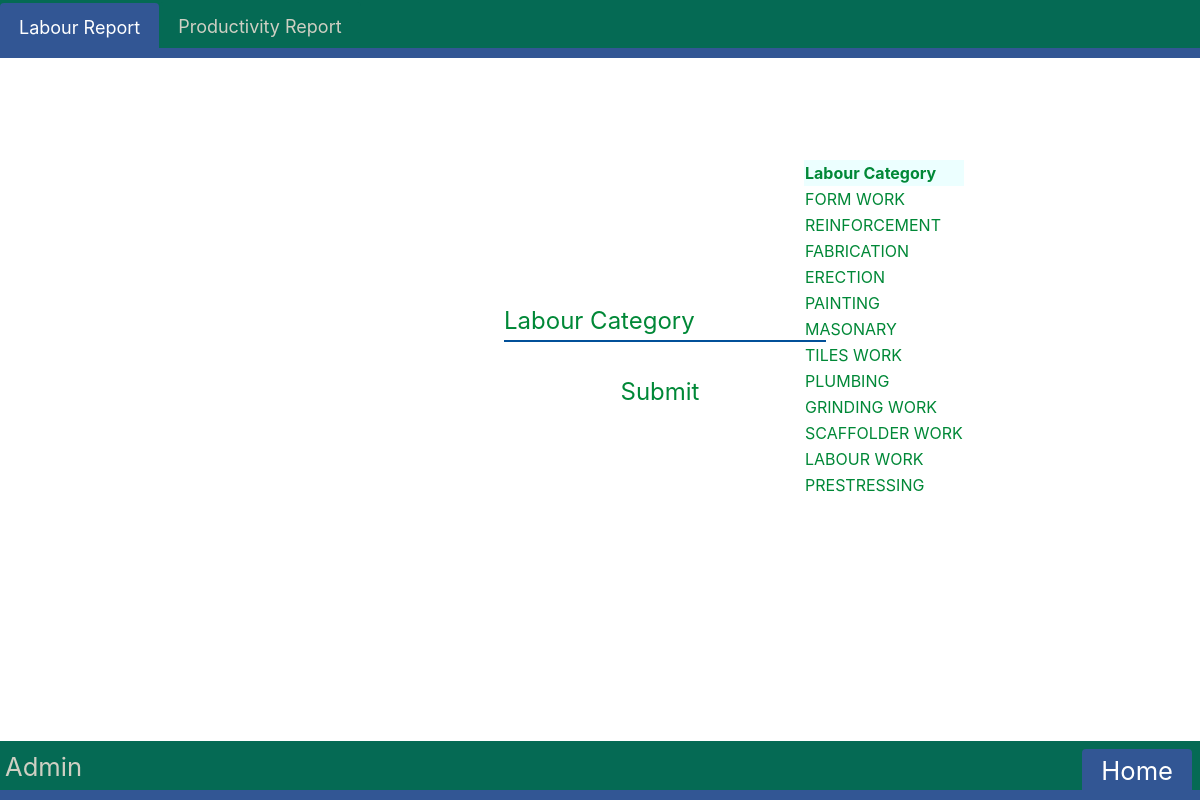
Screenshot of /AddLabours/ (signed in) with the database file from the repository.
### LabourReport/models.py (models this page shows, shortened)
class AddLabour(models.Model):
    LabourCategory=models.CharField(max_length=200, null=True)

### LabourReport/decorators.py (the view)
        def wrapper_func(request, *args, **kwargs):
            group = None
            if request.user.groups.exists():
                group = request.user.groups.all()[0].name
            if group in allowed_roles:
                return view_func(request, *args, **kwargs)
            else:
                return HttpResponse('You are not authorized to view this page')

### LabourReport/forms.py
class Add_Labour(ModelForm):
    class Meta:
        model = AddLabour
        fields = '__all__'

### LabourReport/views.py (called while the page is built)
@login_required(login_url='Login')
@allowed_users(allowed_roles=['Admin'])
def AddLabours(request):
    form=Add_Labour()
    labour_data = AddLabour.objects.all()
    if request.method == 'POST':
        form=Add_Labour(request.POST)
        if form.is_valid():
            form.save()
            return redirect('ShowLabours')
    return render(request,'LabourReport/Admin/Labour.html',{'form':form,'labour_data':labour_data})

### LabourReport/templates/LabourReport/Admin/Labour.html (shortened to what this page needs)
{% extends 'LabourReport/NavbarLR.html' %}
{% load static %}
{% block css %}
<link rel="stylesheet" href="{% static '/css/Admin/Labour.css' %}">
{% endblock %}
{% block content %}
<center>
<form  method="post" >
  <div class="input-container">
    {{form.LabourCategory}}
    <label style="z-index:-1;">Labour Category</label>
  </div>
  <input type="submit" class="submitbtn">
</form>
<div id="data">
  <table>
    <tr style="position: sticky; width:100%;top:0%;background-color: rgb(236, 255, 255);">
      <th>Labour Category</th>
    </tr>
    {% for i in labour_data %}
    <tr>
      <td>{{i.LabourCategory}}</td>
    </tr>
    {% endfor %}
  </table>
</div>
</center>
{% endblock %}
{% block bkbtn %}<a href="{% url 'HomeAdmin' %}" class="back">Home</a>{% endblock %}

### LabourReport/templates/LabourReport/NavbarLR.html (shortened to what this page needs)
{% load static %}
<!DOCTYPE html>
<html>
    <head>
        <link rel="stylesheet" href="https://cdn.jsdelivr.net/npm/bootstrap@4.0.0/dist/css/bootstrap.min.css">
        {% block css %}
        {% endblock %}
    </head>
  <body>
    <div style="display: block;">
    <ul class="nav nav-tabs">
        <li class="nav-item">
          {% block LRLink %}<a class="nav-link active" href="{% url 'HomeAdmin' %}">Labour Report</a>{% endblock %}
        </li>
        <li class="nav-item">
          {% block PRLink %}<a class="nav-link" href="{% url 'HomeAdminProRepo' %}">Productivity Report</a>{% endblock %}
        </li>
    </ul>
</div>
    {% block content %}
    {% endblock %}
    {% block content2 %}
    <div style="z-index: 1;" id="footer"><p id="name">{{request.user}}</p>
    {% endblock %}
    {% block bkbtn %}<a href="{% url 'Logout' %}" class="back">Log Out</a>{% endblock %}</div>
  </body>
</html>

### static/css/Admin/Labour.css (style rules this page uses)
@media only screen and (min-width: 600px) { body { background-image: url(https://www.urcindia.com/img/new_logo.svg); background-repeat:no-repeat; background-position: 52% -100%; background-size: 20%; } }
@media only screen and (min-width: 600px) { form { position: absolute; margin-top: 0%; margin-left: 0%; top: 37%; left: 42%; } }
@media only screen and (min-width: 600px) { .input-container { position:relative; margin-top: 3%; width: 130%; } }
@media only screen and (min-width: 600px) { .input-container label { position:absolute; top:0px; left:0px; font-size:150%; color:#008837; transition: all 0.5s ease-in-out; } }
@media only screen and (min-width: 600px) { .input-container input { display: inline; border:0; border-radius: 0px; border-bottom:2px solid #015099; background:transparent; padding:8px 0 5px 0; width: 100%; font-size:16px; color:#015099; } }
@media only screen and (min-width: 600px) { .submitbtn { margin-left: 0px; position: relative; top: 2rem; left: 2rem; padding: 0px; width: 6rem; font-size: 150%; border:0px; color: #008837; background-color: #ffffff; animation: zoomout 0.5s forwards ; } }
@media only screen and (min-width: 600px) { #data { position: absolute; top: 20%; left: 67%; font-size: 100%; border:0px; overflow-y:auto; height: 50%; color: #008837; background-color: transparent; animation: zoomout 0.5s forwards ; } }

### LabourReport/templates/LabourReport/NavbarLR.html (style rules this page uses)
.nav.nav-tabs { background-color: #056A54; font-size: large; border-bottom:10px solid #325694; width: 100%; }
.nav-tabs .nav-link { border: 0px; }
.nav-tabs .nav-link.active { margin-top: 0.2%; background-color: #325694; color: white; border-top: 3px solid #325694; border-left: 3px solid #325694; border-right: 3px solid #325694; border-bottom: 0px; }
.nav-item { margin-top: 0.2%; }
.nav-tabs .nav-link { color: #CFCFC3; background-color: #056A54; border: 3px solid #056A54; border-top: 3px solid #056A54; border-left: 3px solid #056A54; border-right: 3px solid #056A54; border-bottom: 0px; }
#footer { background-color: #056A54; font-size: 160%; border-bottom:10px solid #325694; overflow: hidden; position: fixed; bottom: 0px; width: 100%; }
#name { color: #CFCFC3; float: left; padding-left: 5px; padding-top: 7px; margin-bottom: 0px; }
.back { float: right; border: 0px; color: #ffffff; background-color: #325694; border-top: 3px solid #325694; border-left: 3px solid #325694; border-right: 3px solid #325694; border-bottom: 0px; border-radius: 0.25rem 0.25rem 0px 0px; margin-top: 8px; margin-right: 8px; padding: 0rem 1rem; }
@media only screen and (min-width: 600px) { .nav.nav-tabs { width: 100%; } }

### rows the page displays
AddLabour: LabourCategory "FORM WORK"
AddLabour: LabourCategory "REINFORCEMENT"
AddLabour: LabourCategory "FABRICATION"
AddLabour: LabourCategory "ERECTION"
AddLabour: LabourCategory "PAINTING"
AddLabour: LabourCategory "MASONARY"
AddLabour: LabourCategory "TILES WORK"
AddLabour: LabourCategory "PLUMBING"
AddLabour: LabourCategory "GRINDING WORK"
AddLabour: LabourCategory "SCAFFOLDER WORK"
AddLabour: LabourCategory "LABOUR WORK"
AddLabour: LabourCategory "PRESTRESSING"

### other values shown
{{ request.user }} "Admin"
